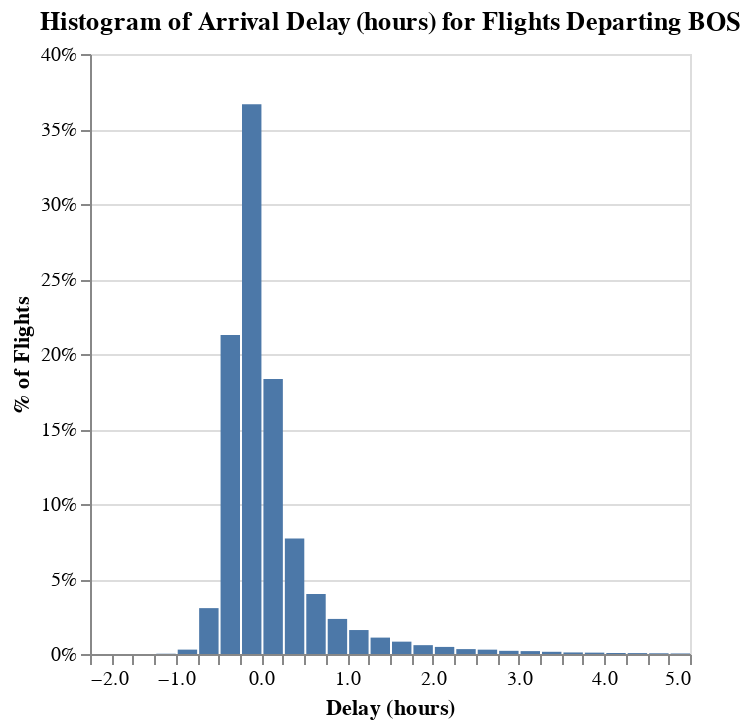

The notebook cell saved with this chart:
### Code cell
# 10. Plot Arrival Delay Data as a histogram with Altair
delay_data = delay_data.assign(
    ARRIVAL_DELAY_hr = delay_data["ARRIVAL_DELAY"] / 60
)

arrival_delay_plot = (
    alt.Chart(delay_data).transform_joinaggregate(total="count(ARRIVAL_DELAY_hr)"
    ).transform_calculate(
        pct="1 / datum.total"
    ).mark_bar().encode(
        alt.X("ARRIVAL_DELAY_hr:Q")
        .bin(step=0.25, extent=[-2, 5])
        .title("Delay (hours)"),
        alt.Y("sum(pct):Q")
        .axis(format="%")
        .title("% of Flights")
    ).properties(
        title="Histogram of Arrival Delay (hours) for Flights Departing BOS"
    )
)

arrival_delay_plot

### Figure 1 — Vega specification as saved in the notebook (floating-point values rounded to 4 significant figures)
{"$schema": "https://vega.github.io/schema/vega/v5.json", "data": [{"name": "source_0", "values": [{"bin_step_0_25_extent__2_5_ARRIVAL_DELAY_hr": -0.25, "bin_step_0_25_extent__2_5_ARRIVAL_DELAY_hr_end": 0.0, "sum_pct": 0.3665}, {"bin_step_0_25_extent__2_5_ARRIVAL_DELAY_hr": 0.0, "bin_step_0_25_extent__2_5_ARRIVAL_DELAY_hr_end": 0.25, "sum_pct": 0.1833}, {"bin_step_0_25_extent__2_5_ARRIVAL_DELAY_hr": -0.5, "bin_step_0_25_extent__2_5_ARRIVAL_DELAY_hr_end": -0.25, "sum_pct": 0.2127}, {"bin_step_0_25_extent__2_5_ARRIVAL_DELAY_hr": -0.75, "bin_step_0_25_extent__2_5_ARRIVAL_DELAY_hr_end": -0.5, "sum_pct": 0.03058}, {"bin_step_0_25_extent__2_5_ARRIVAL_DELAY_hr": 2.0, "bin_step_0_25_extent__2_5_ARRIVAL_DELAY_hr_end": 2.25, "sum_pct": 0.004723}, {"bin_step_0_25_extent__2_5_ARRIVAL_DELAY_hr": 0.25, "bin_step_0_25_extent__2_5_ARRIVAL_DELAY_hr_end": 0.5, "sum_pct": 0.07706}, {"bin_step_0_25_extent__2_5_ARRIVAL_DELAY_hr": 0.5, "bin_step_0_25_extent__2_5_ARRIVAL_DELAY_hr_end": 0.75, "sum_pct": 0.03998}, {"bin_step_0_25_extent__2_5_ARRIVAL_DELAY_hr": 0.75, "bin_step_0_25_extent__2_5_ARRIVAL_DELAY_hr_end": 1.0, "sum_pct": 0.02339}, {"bin_step_0_25_extent__2_5_ARRIVAL_DELAY_hr": 1.5, "bin_step_0_25_extent__2_5_ARRIVAL_DELAY_hr_end": 1.75, "sum_pct": 0.008234}, {"bin_step_0_25_extent__2_5_ARRIVAL_DELAY_hr": 3.0, "bin_step_0_25_extent__2_5_ARRIVAL_DELAY_hr_end": 3.25, "sum_pct": 0.001927}, {"bin_step_0_25_extent__2_5_ARRIVAL_DELAY_hr": 2.25, "bin_step_0_25_extent__2_5_ARRIVAL_DELAY_hr_end": 2.5, "sum_pct": 0.003263}, {"bin_step_0_25_extent__2_5_ARRIVAL_DELAY_hr": 2.5, "bin_step_0_25_extent__2_5_ARRIVAL_DELAY_hr_end": 2.75, "sum_pct": 0.002901}, {"bin_step_0_25_extent__2_5_ARRIVAL_DELAY_hr": 1.0, "bin_step_0_25_extent__2_5_ARRIVAL_DELAY_hr_end": 1.25, "sum_pct": 0.01597}, {"bin_step_0_25_extent__2_5_ARRIVAL_DELAY_hr": 1.25, "bin_step_0_25_extent__2_5_ARRIVAL_DELAY_hr_end": 1.5, "sum_pct": 0.01093}, {"bin_step_0_25_extent__2_5_ARRIVAL_DELAY_hr": 1.75, "bin_step_0_25_extent__2_5_ARRIVAL_DELAY_hr_end": 2.0, "sum_pct": 0.005897}, {"bin_step_0_25_extent__2_5_ARRIVAL_DELAY_hr": 4.5, "bin_step_0_25_extent__2_5_ARRIVAL_DELAY_hr_end": 4.75, "sum_pct": 0.0004771}, {"bin_step_0_25_extent__2_5_ARRIVAL_DELAY_hr": 4.25, "bin_step_0_25_extent__2_5_ARRIVAL_DELAY_hr_end": 4.5, "sum_pct": 0.0006011}, {"bin_step_0_25_extent__2_5_ARRIVAL_DELAY_hr": 3.25, "bin_step_0_25_extent__2_5_ARRIVAL_DELAY_hr_end": 3.5, "sum_pct": 0.001469}, {"bin_step_0_25_extent__2_5_ARRIVAL_DELAY_hr": 3.5, "bin_step_0_25_extent__2_5_ARRIVAL_DELAY_hr_end": 3.75, "sum_pct": 0.00104}, {"bin_step_0_25_extent__2_5_ARRIVAL_DELAY_hr": 3.75, "bin_step_0_25_extent__2_5_ARRIVAL_DELAY_hr_end": 4.0, "sum_pct": 0.0009065}, {"bin_step_0_25_extent__2_5_ARRIVAL_DELAY_hr": 2.75, "bin_step_0_25_extent__2_5_ARRIVAL_DELAY_hr_end": 3.0, "sum_pct": 0.002118}, {"bin_step_0_25_extent__2_5_ARRIVAL_DELAY_hr": 4.0, "bin_step_0_25_extent__2_5_ARRIVAL_DELAY_hr_end": 4.25, "sum_pct": 0.0006584}, {"bin_step_0_25_extent__2_5_ARRIVAL_DELAY_hr": -1.0, "bin_step_0_25_extent__2_5_ARRIVAL_DELAY_hr_end": -0.75, "sum_pct": 0.00292}, {"bin_step_0_25_extent__2_5_ARRIVAL_DELAY_hr": -1.25, "bin_step_0_25_extent__2_5_ARRIVAL_DELAY_hr_end": -1.0, "sum_pct": 0.0001813}, {"bin_step_0_25_extent__2_5_ARRIVAL_DELAY_hr": 4.75, "bin_step_0_25_extent__2_5_ARRIVAL_DELAY_hr_end": 5.0, "sum_pct": 0.000353}, {"bin_step_0_25_extent__2_5_ARRIVAL_DELAY_hr": -1.5, "bin_step_0_25_extent__2_5_ARRIVAL_DELAY_hr_end": -1.25, "sum_pct": 1.908e-05}]}, {"name": "source_0_y_domain_sum_pct", "values": [{"min": 1.908e-05, "max": 0.3665}]}], "signals": [{"name": "bin_step_0_25_extent__2_5_ARRIVAL_DELAY_hr_bins", "value": {"fields": ["ARRIVAL_DELAY_hr"], "fname": "bin_ARRIVAL_DELAY_hr", "start": -2.0, "step": 0.25, "stop": 5.0}}], "marks": [{"type": "rect", "name": "marks", "from": {"data": "source_0"}, "encode": {"update": {"fill": {"value": "#4c78a8"}, "y": {"field": "sum_pct", "scale": "y"}, "y2": {"value": 0, "scale": "y"}, "x2": {"field": "bin_step_0_25_extent__2_5_ARRIVAL_DELAY_hr", "scale": "x", "offset": {"signal": "0.5 + (abs(scale(\"x\", datum[\"bin_step_0_25_extent__2_5_ARRIVAL_DELAY_hr_end\"]) - scale(\"x\", datum[\"bin_step_0_25_extent__2_5_ARRIVAL_DELAY_hr\"])) < 0.25 ? -0.5 * (0.25 - (abs(scale(\"x\", datum[\"bin_step_0_25_extent__2_5_ARRIVAL_DELAY_hr_end\"]) - scale(\"x\", datum[\"bin_step_0_25_extent__2_5_ARRIVAL_DELAY_hr\"])))) : 0.5)"}}, "x": {"field": "bin_step_0_25_extent__2_5_ARRIVAL_DELAY_hr_end", "scale": "x", "offset": {"signal": "0.5 + (abs(scale(\"x\", datum[\"bin_step_0_25_extent__2_5_ARRIVAL_DELAY_hr_end\"]) - scale(\"x\", datum[\"bin_step_0_25_extent__2_5_ARRIVAL_DELAY_hr\"])) < 0.25 ? 0.5 * (0.25 - (abs(scale(\"x\", datum[\"bin_step_0_25_extent__2_5_ARRIVAL_DELAY_hr_end\"]) - scale(\"x\", datum[\"bin_step_0_25_extent__2_5_ARRIVAL_DELAY_hr\"])))) : -0.5)"}}}}, "style": ["bar"]}], "scales": [{"name": "x", "type": "linear", "domain": {"signal": "[bin_step_0_25_extent__2_5_ARRIVAL_DELAY_hr_bins.start, bin_step_0_25_extent__2_5_ARRIVAL_DELAY_hr_bins.stop]"}, "range": [0, {"signal": "width"}], "bins": {"signal": "bin_step_0_25_extent__2_5_ARRIVAL_DELAY_hr_bins"}, "zero": false}, {"name": "y", "type": "linear", "domain": [{"signal": "(data(\"source_0_y_domain_sum_pct\")[0] || {}).min"}, {"signal": "(data(\"source_0_y_domain_sum_pct\")[0] || {}).max"}], "range": [{"signal": "height"}, 0], "zero": true, "nice": true}], "axes": [{"scale": "y", "maxExtent": 0, "tickCount": {"signal": "ceil(height/40)"}, "minExtent": 0, "zindex": 0, "aria": false, "orient": "left", "domain": false, "grid": true, "ticks": false, "gridScale": "x", "labels": false}, {"scale": "x", "orient": "bottom", "title": "Delay (hours)", "zindex": 0, "labelFlush": true, "tickCount": {"signal": "ceil(width/10)"}, "labelOverlap": true, "grid": false}, {"scale": "y", "tickCount": {"signal": "ceil(height/40)"}, "zindex": 0, "labelOverlap": true, "grid": false, "orient": "left", "title": "% of Flights", "format": "%"}], "title": {"text": "Histogram of Arrival Delay (hours) for Flights Departing BOS", "frame": "group"}, "padding": 5, "height": 300, "style": "cell", "width": 300, "background": "white"}
